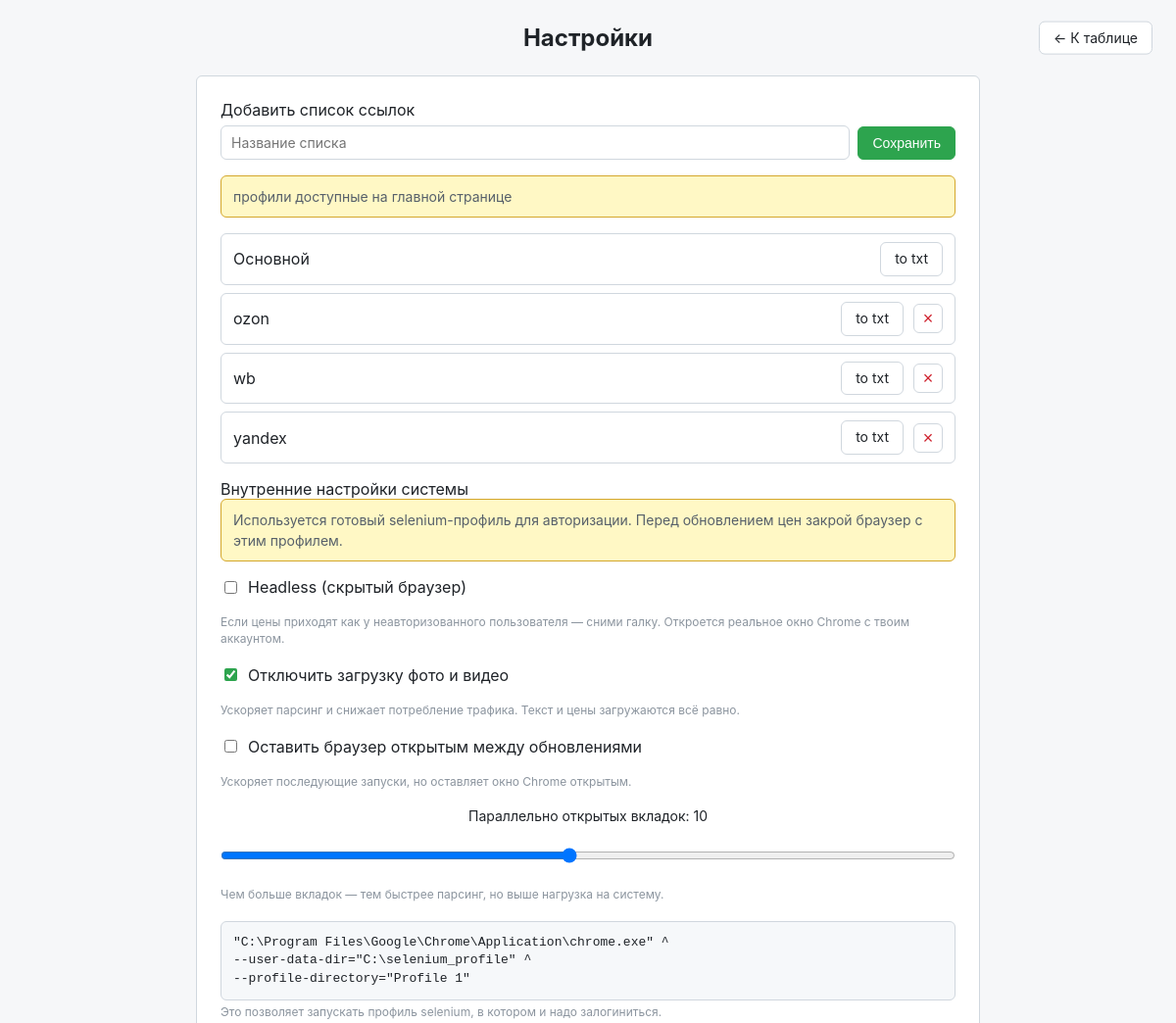
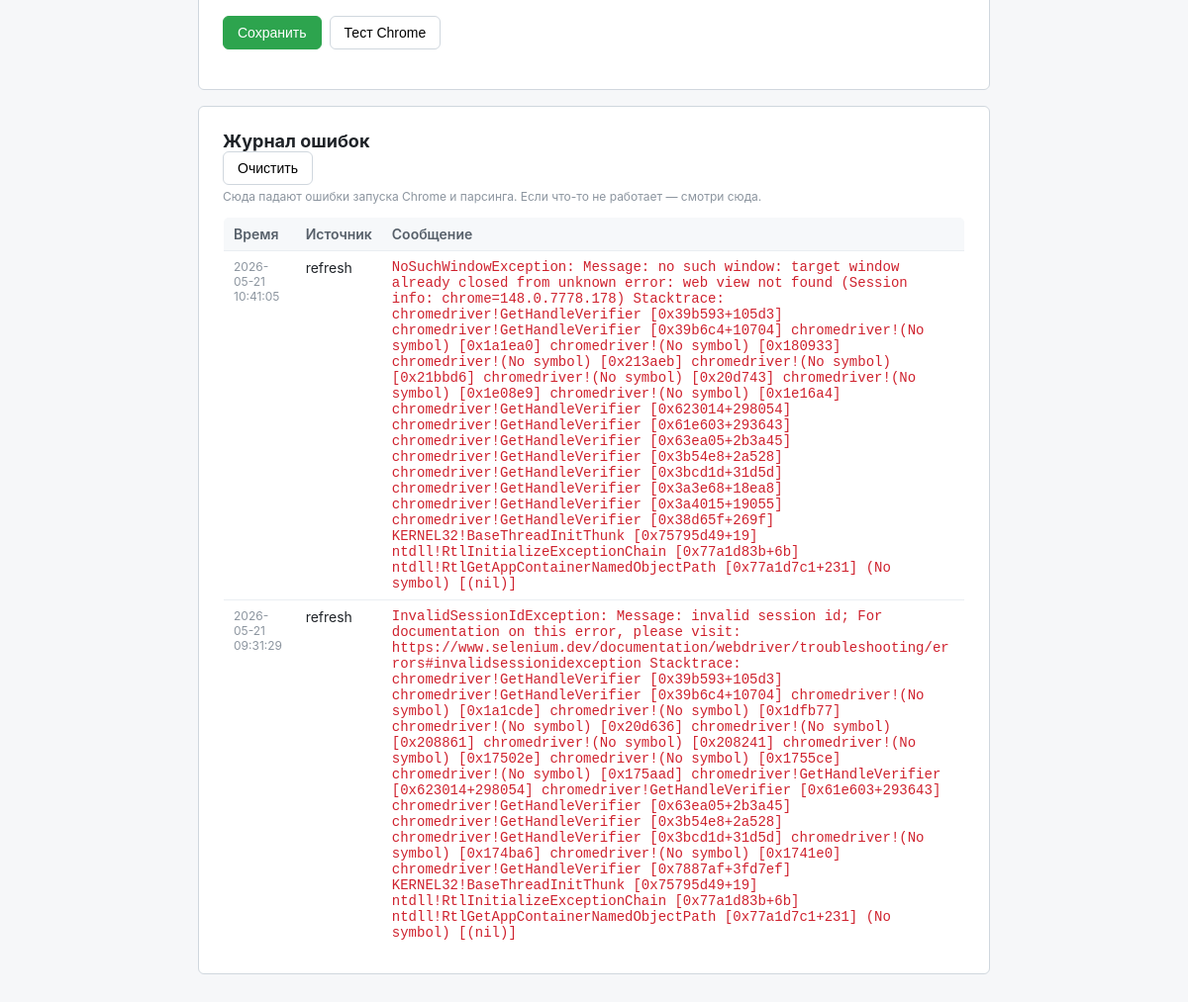
Page /settings on the earlier database version (2 pictures, top to bottom).
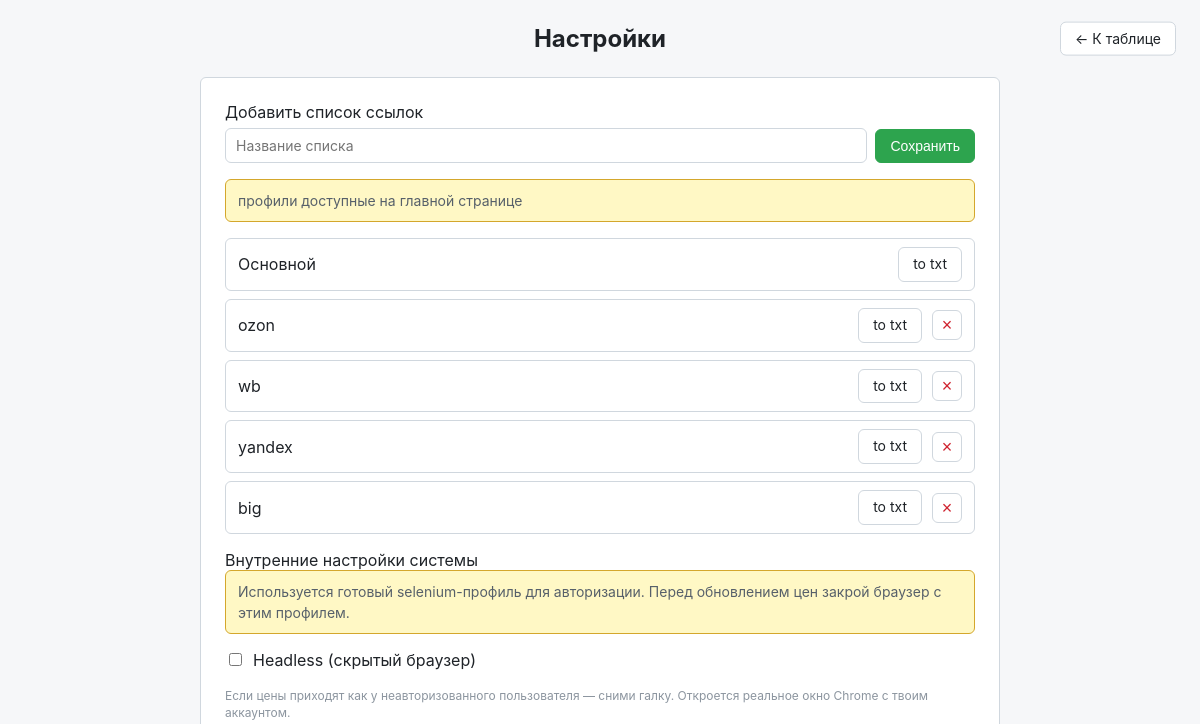
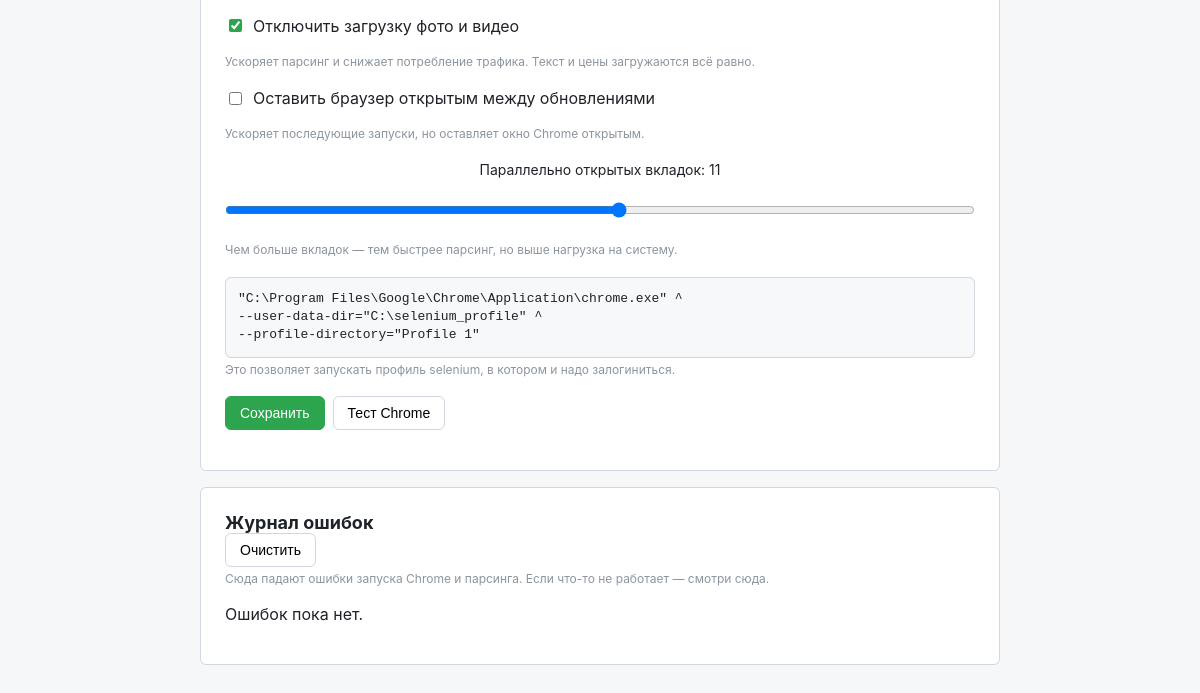
Same page on the later database version (2 pictures, top to bottom).
### tables this page shows
CREATE TABLE profiles (
                id INTEGER PRIMARY KEY AUTOINCREMENT,
                name TEXT NOT NULL UNIQUE
            );

CREATE TABLE error_log (
                id INTEGER PRIMARY KEY AUTOINCREMENT,
                ts TEXT NOT NULL DEFAULT CURRENT_TIMESTAMP,
                source TEXT NOT NULL DEFAULT '',
                message TEXT NOT NULL DEFAULT ''
            );

### server.py (the view, shortened to what this page needs)
@app.route("/settings", methods=["GET", "POST"])
def settings():
    cfg = effective_chrome_config()
    with db() as conn:
        profiles = [dict(r) for r in conn.execute("SELECT id, name FROM profiles ORDER BY id").fetchall()]
    return render_template(
        "settings.html",
        cfg=cfg,
        profiles=profiles,
        errors=recent_errors(20),
    )

### server.py (called while the page is built)
def db():
    conn = sqlite3.connect(DB_PATH)
    conn.row_factory = sqlite3.Row
    conn.execute("PRAGMA foreign_keys = ON")
    return conn

def recent_errors(limit: int = 20) -> list[dict]:
    with db() as conn:
        rows = conn.execute(
            "SELECT id, ts, source, message FROM error_log ORDER BY id DESC LIMIT ?",
            (limit,),
        ).fetchall()
    return [dict(r) for r in rows]

def get_setting(key: str, default: str = "") -> str:
    with db() as conn:
        row = conn.execute("SELECT value FROM settings WHERE key = ?", (key,)).fetchone()
    return row["value"] if row else default

### templates/settings.html (shortened to what the changed rows need)
<!doctype html>
<html lang="ru">
<head>
    <link rel="stylesheet" href="{{ url_for('static', filename='style.css') }}">
</head>
<body class="settings-page">
<div class="wrap">
    <header>
        <h1>Настройки</h1>
    </header>
    <section class="settings-card">
        {% if profiles %}
        <div class="profiles-list">
            {% for profile in profiles %}
            <div class="profile-item">
                <span>{{ profile.name }}</span>
                <div class="profile-actions">
                    <a href="{{ url_for('export_txt', profile_id=profile.id) }}" class="link-btn">to txt</a>
                    {% if profile.name != 'Основной' %}
                    <form action="{{ url_for('delete_profile', profile_id=profile.id) }}" method="post" onsubmit="return confirm('Удалить профиль «{{ profile.name }}» и все связанные товары?');" style="display:inline;">
                        <button type="submit" class="danger">×</button>
                    </form>
                    {% endif %}
                </div>
            </div>
            {% endfor %}
        </div>
        {% endif %}
        <form action="{{ url_for('settings') }}" method="post" class="settings-form">
            <label class="row checkbox">
                <input type="checkbox" name="headless" id="headless" {% if cfg.headless %}checked{% endif %}>
                <span>Headless (скрытый браузер)</span>
            </label>
            <small class="dim">
                Если цены приходят как у неавторизованного пользователя — сними галку.
                Откроется реальное окно Chrome с твоим аккаунтом.
            </small>
            <label class="row checkbox">
                <input type="checkbox" name="disable_media" id="disable_media" {% if cfg.disable_media %}checked{% endif %}>
                <span>Отключить загрузку фото и видео</span>
            </label>
            <small class="dim">
                Ускоряет парсинг и снижает потребление трафика. Текст и цены загружаются всё равно.
            </small>
            <label class="row checkbox">
                <input type="checkbox" name="keep_browser_open" id="keep_browser_open" {% if cfg.keep_browser_open %}checked{% endif %}>
                <span>Оставить браузер открытым между обновлениями</span>
            </label>
            <small class="dim">
                Ускоряет последующие запуски, но оставляет окно Chrome открытым.
            </small>
            <label class="row slider-label">
                <span>Параллельно открытых вкладок: <span id="concurrency-value">{{ cfg.concurrency }}</span></span>
            </label>
            <input type="range" name="concurrency" id="concurrency" min="1" max="20" value="{{ cfg.concurrency }}" step="1">
            <small class="dim">
                Чем больше вкладок — тем быстрее парсинг, но выше нагрузка на систему.
            </small>
            <div class="command-block">
                <pre>"C:\Program Files\Google\Chrome\Application\chrome.exe" ^
--profile-directory="Profile 1"</pre>
                <small class="dim">Это позволяет запускать профиль selenium, в котором и надо залогиниться.</small>
            </div>
            <div class="row">
                <button type="submit" class="primary">Сохранить</button>
                <button type="button" id="test-chrome-btn">Тест Chrome</button>
            </div>
        </form>
    </section>
    <section class="settings-card">
        <div class="row" style="justify-content: space-between;">
            <h2 style="margin: 0; font-size: 18px;">Журнал ошибок</h2>
        </div>
        <div id="errors-list">
            {% if errors %}
            <table class="errors-table">
                <thead>
                    <tr><th>Время</th><th>Источник</th><th>Сообщение</th></tr>
                </thead>
                <tbody>
                    {% for e in errors %}
                    <tr>
                        <td class="dim">{{ e.ts }}</td>
                        <td>{{ e.source }}</td>
                        <td class="err-text">{{ e.message }}</td>
                    </tr>
                    {% endfor %}
                </tbody>
            </table>
            {% else %}
            <p class="dim">Ошибок пока нет.</p>
            {% endif %}
        </div>
    </section>
</div>
</body>
</html>

Differences in the rows shown:
removed error_log: ts "2026-05-21 10:41:05", source "refresh", message "NoSuchWindowException: Message: no such window: target window already closed from unknown error: web view not found (Session info: chrome=148.0.7778.178) Stacktrace: chromedriver!GetHandleVerifier [0x39b593+105d3] chromedriver!GetHandleVerifier [0x39b6c4+10704] chromedriver!(No symbol) [0x1a1ea0] chromedriver!(No symbol) [0x180933] chromedriver!(No symbol) [0x213aeb] chromedriver!(No symbol) [0x21bbd6] chromedriver!(No symbol) [0x20d743] chromedriver!(No symbol) [0x1e08e9] chromedriver!(No symbol) [0x1e16a4] chromedriver!GetHandleVerifier [0x623014+298054] chromedriver!GetHandleVerifier [0x61e603+293643] chromedriver!GetHandleVerifier [0x63ea05+2b3a45] chromedriver!GetHandleVerifier…"
removed error_log: ts "2026-05-21 09:31:29", source "refresh", message "InvalidSessionIdException: Message: invalid session id; For documentation on this error, please visit: https://www.selenium.dev/documentation/webdriver/troubleshooting/errors#invalidsessionidexception Stacktrace: chromedriver!GetHandleVerifier [0x39b593+105d3] chromedriver!GetHandleVerifier [0x39b6c4+10704] chromedriver!(No symbol) [0x1a1cde] chromedriver!(No symbol) [0x1dfb77] chromedriver!(No symbol) [0x20d636] chromedriver!(No symbol) [0x208861] chromedriver!(No symbol) [0x208241] chromedriver!(No symbol) [0x17502e] chromedriver!(No symbol) [0x1755ce] chromedriver!(No symbol) [0x175aad] chromedriver!GetHandleVerifier [0x623014+298054] chromedriver!GetHandleVerifier [0x61e603+293643]…"
added profiles: name "big"
Other differences:
{{ cfg.concurrency }}: "10" → "11"
form field concurrency: "10" → "11"
text no longer shown: "Время Источник Сообщение"
text now shown: "Ошибок пока нет."
